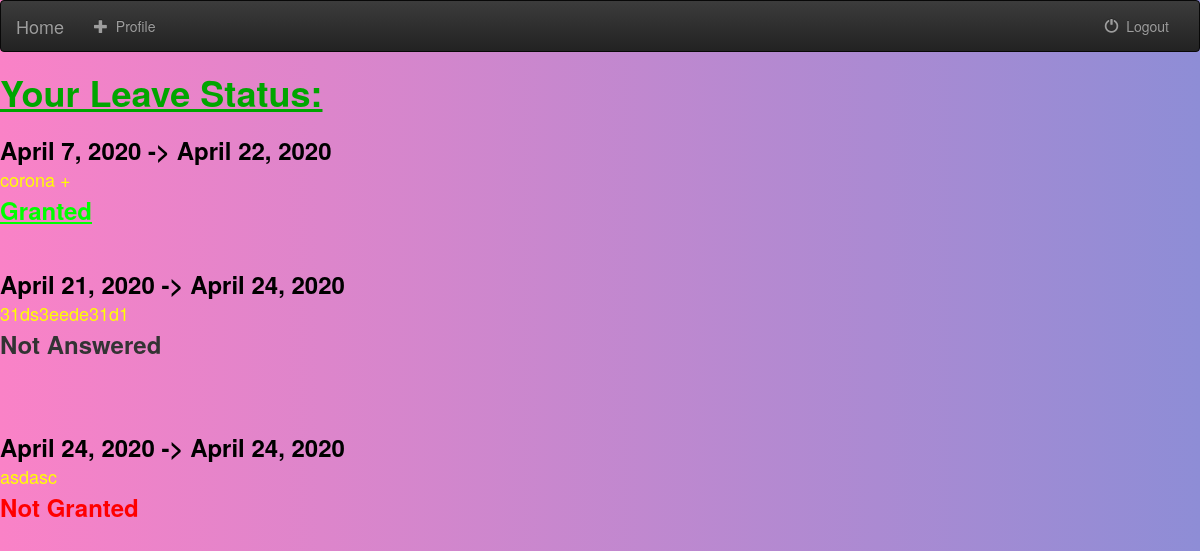
Page /viewLeave (signed in) on the committed database.
### hp/models.py (models this page shows)
class Leave(models.Model):
	dr = models.ForeignKey(User, on_delete=models.CASCADE)
	from_date = models.DateField(blank=True,)
	to_date = models.DateField(blank=True,)
	reason = models.TextField(max_length=50)
	grant_status = models.CharField(max_length=20, blank=True, default='Not Answered', choices=grant_choices)

### hp/views.py (the view)
# urls.py: url(r'^viewLeave', views.viewLeave, name='viewLeave'),
def viewLeave(request):
	y = Profile.objects.get(user=request.user)
	if y.profession=='Patient' :
		return render(request, 'hp/noAccess.html')
	else:
		a = Leave.objects.filter(dr=request.user)
		return render(request, 'hp/viewLeave.html', {'all_leaves':a})

### hp/templates/hp/viewLeave.html (shortened to what this page needs)
{% extends 'hp/base.html' %}
{% block body %}
<h1 style="color: #00a500" ><b><u>Your Leave Status:</u></b> </h1><br>
{% for x in all_leaves %}
    <font style="color: #000" size="5" >
    <b>{{ x.from_date }} -> {{ x.to_date }}</b>
    <br></font>
    <font style="color: #ff0" size="4" >
    {{ x.reason }}
	</font><br>
    {% if x.grant_status == 'Not Answered'  %}
    <font style="color: #0" size="5" >
    <b>{{ x.grant_status }}</b>
	{% endif %}
    {% if x.grant_status == 'Granted'  %}
    <font style="color: #00ff00" size="5" >
    	<b><u>{{x.grant_status}}</u></b>
	</font>
	{% endif %}
    {% if x.grant_status == 'Not Granted'  %}
	<font style="color: #ff0000" size="5" >
    <b>	{{x.grant_status}}</b>
	</font>
    {% endif %}
    <br>
    <br>
    <br>
    </font>
{% endfor %}
{% endblock %}

### hp/templates/hp/base.html (shortened to what this page needs)
<!DOCTYPE html>
<html lang='en'>
<head>
	{% load static %}
	<link rel="stylesheet" href="https://maxcdn.bootstrapcdn.com/bootstrap/3.3.7/css/bootstrap.min.css">
	<link rel="stylesheet" href="https://maxcdn.bootstrapcdn.com/bootstrap/3.3.7/css/bootstrap-theme.min.css">
	<link rel="stylesheet" type="text/css" href="{% static 'hp/style.css' %}" />
</head>
<body>
	<nav class="navbar navbar-inverse">
		<div class="container-fluid">
			<div class="navbar-header">
				<a class="navbar-brand" href="{% url 'hp:home' %}">Home</a>
			</div>
				{% if user.is_authenticated %}
			<div class="collapse navbar-collapse" id="topNavBar">
				<u1 class="nav navbar-nav">
						<a href="{% url 'hp:profile' %}">
					<li class="">
							<span class="glyphicon glyphicon-plus" aria-hidden="true"></span>&nbsp;
							Profile
						</a>
				</u1>
				<u1 class="nav navbar-nav navbar-right">
					<li class="">
						<a href="{% url 'hp:logout' %}">
							<span class="glyphicon glyphicon-off" aria-hidden="true"></span>&nbsp;
							Logout
						</a>
					</li>
				</u1>
			</div>
				{% endif %}
		</div>
	</nav>
{% block body %}
{% endblock %}
</body>
</html>

### hp/static/hp/style.css (style rules this page uses)
ul, h1, h2, h3, h4, h5, h6 { margin: 0; list-style: none; padding: 0; margin: 0px; }
body { background: linear-gradient(to right, #fa82c7, #8e8dd6) !important; }

### rows in the picture
Leave: from_date "April 7, 2020", to_date "April 22, 2020", reason "corona +", grant_status "Granted"
Leave: from_date "April 21, 2020", to_date "April 24, 2020", reason "31ds3eede31d1", grant_status "Not Answered"
Leave: from_date "April 24, 2020", to_date "April 24, 2020", reason "asdasc", grant_status "Not Granted"
